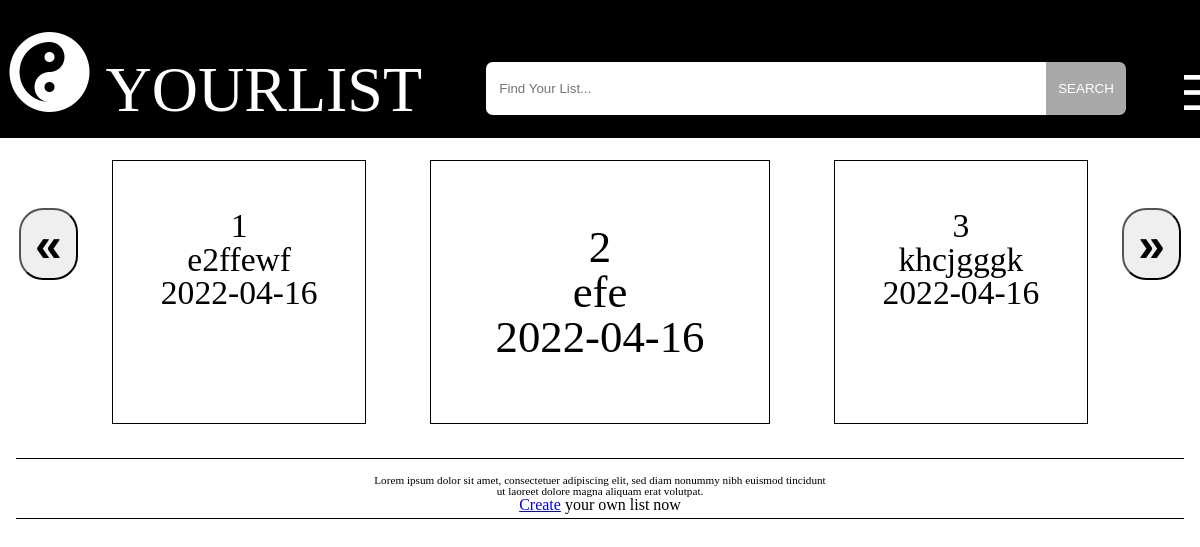
Page /home.php on the earlier database version.
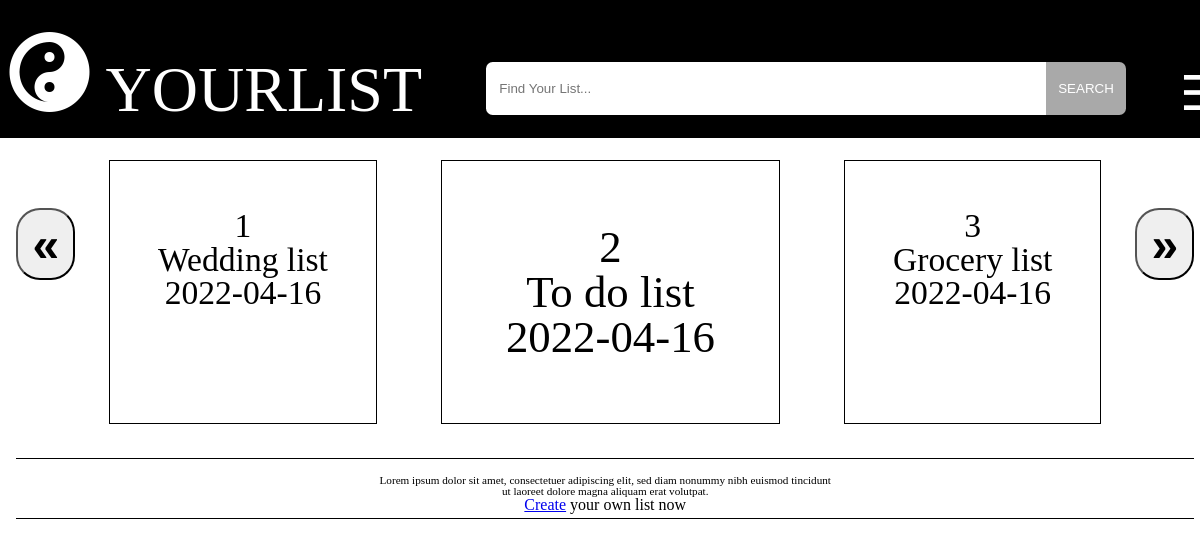
Same page on the later database version.
### tables this page shows
CREATE TABLE IF NOT EXISTS `list` (
  `listID` int(11) NOT NULL,
  `userID` int(11) NOT NULL,
  `title` text NOT NULL,
  `private` tinyint(1) NOT NULL DEFAULT 1,
  `checked` tinyint(1) NOT NULL DEFAULT 0,
  `exp_date` date NOT NULL DEFAULT current_timestamp()
);

### home.php (the view, shortened to what this page needs)
<?php
    $listItems = array();
    $pdo = connectDB();
    loadListItems($pdo, $listItems);
    function loadListItems($database, &$listItems)
    {
        $query = "SELECT * FROM `list`";
        $stmt = $database->query($query);
        $i=0;
        foreach($stmt as $row)
        {
          $data="<p>".$row['listID']."</p>"."<p>".$row['title']."</p>"."<p>".$row['exp_date']."</p>";
          $listItems[$i] = strval($data);
          $i+=1;
        }
    }
?>
<!DOCTYPE html>
<html lang="en">
<head>
    <link rel="stylesheet" href="./styles/home.css">
</head>
<body>
    <?php include "includes/navigation_bar.php"; ?>
    <main>
        <div id="slide-container">
            <button id="left">&#xab;</button>
            <?php
                echo"<div id=box1>$listItems[0]</div>";
                echo"<div id=box2>$listItems[1]</div>";
                echo"<div id=box3>$listItems[2]</div>";
            ?>
            <button id="right">&#xbb;</button>
        </div>
        <div id="createList">
        <p>Lorem ipsum dolor sit amet, consectetuer adipiscing elit, sed diam
            nonummy nibh euismod tincidunt<br> ut laoreet dolore magna aliquam erat volutpat.</p>
            <span><a href="./CreateList.php">Create</a> your own list now</span>
        </div>
    </main>
</body>
</html>

### includes/navigation_bar.php (shortened to what this page needs)
<header>
<nav>
    <i class="fa-solid fa-yin-yang  fa-5x"></i>
    <div>
        <h1 id="logo">YOURLIST</h1>
        <input id="searchbox" type="textbox" name="searchbox" placeholder="Find Your List...">
        <button id="nav_search">SEARCH</button>
        <button id="open">&#9776; </button>
    </div>
</nav>
</header>

### styles/home.css (style rules this page uses)
body { font-size: 100%; min-width: 100vw; min-height: 100vh; max-width: 100vw; max-height: 100vh; }
main { display: grid; grid-template-rows: 60% 30%; row-gap: 0px; padding: 1em 1em; }
#left, #right { max-height: 1.5em; border-radius: 0.5em; padding: 0em 0.3em; font-weight: bolder; margin-top: 1em; font-size: 3em; }
#left { margin-right: 0.7em; }
#right { margin-left: 0.7em; }
#slide-container { margin-top: 1em; justify-content: center; display: grid; grid-auto-flow: column; }
div#box1 { border: black solid 0.6px; transition: 0.4s; padding: 1em; text-align: center; font-size: 3em; white-space: nowrap; }
div#box2 { margin: 0em 1em; border: black solid 0.6px; padding: 1em; transition: 0.4s; text-align: center; font-size: 4em; white-space: nowrap; }
div#box3 { border: black solid 0.6px; transition: 0.4s; padding: 1em; text-align: center; font-size: 3em; white-space: nowrap; }
div#createList { border-top: solid black 1px; border-bottom: solid black 1px; padding: 1em 0em; margin-top: 4em; text-align: center; }
p { font-size: 0.7em; }

### styles/navbar.css (style rules this page uses)
header { background-color: black; max-height: 8em; }
nav { padding: 2em 0.6em 1em 0.6em; display: flex; flex-direction: row; background-color: black; position: relative; }
nav div { color: white; display: flex; flex-direction: row; margin-left: 6em; }
div h1 { margin-top: 0.4em; }
#logo { font-size: 4em; color: white; padding-right: 1em; }
#searchbox { border: none; border-top-left-radius: 0.5em; border-bottom-left-radius: 0.5em; height: 3em; width: 40em; padding: 0.5em 1em; align-self: self-end; margin-bottom: 0.5em; outline: none; }
#nav_search { border: none; border-top-right-radius: 0.5em; border-bottom-right-radius: 0.5em; background-color: darkgray; color: white; height: 4em; width: 6em; align-self: self-end; margin-bottom: 0.5em; transition: 0.6s; }
.fa-solid.fa-yin-yang.fa-5x { position: absolute; color: white; }
button#open { font-size: 3em; margin-left: 1em; color: white; align-self: self-end; background-color: transparent; border: none; }

Differences in the rows shown:
changed list id 1: title "e2ffewf" → "Wedding list"
changed list id 2: title "efe" → "To do list"
changed list id 3: title "khcjgggk" → "Grocery list"
